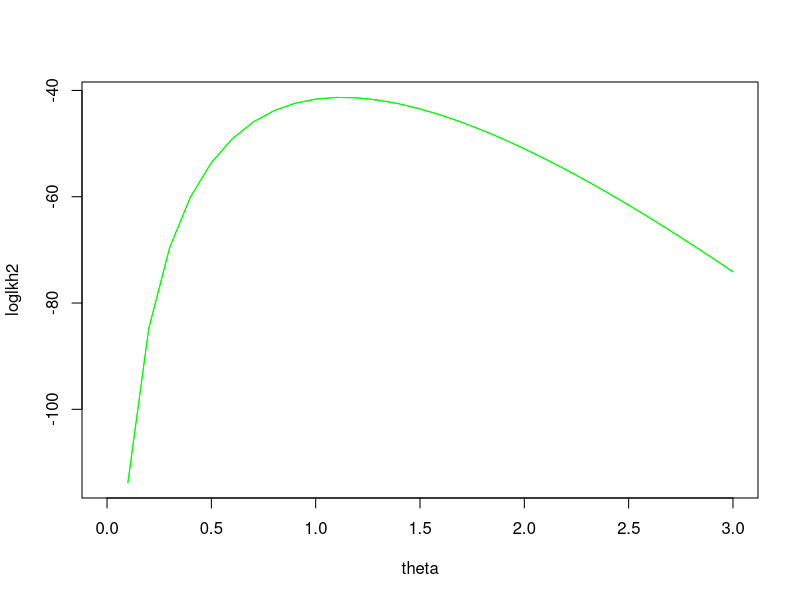

R code for this plot: (Note: this script raises an error after producing the figure.)
machine_data = read.csv2("machines.csv")

#Exercise 2.
loglkh = function(theta, nr_obs){
  if(nr_obs == dim(machine_data)[1]){
    len_machine = dim(machine_data)[1]
  }
  else
    len_machine = nr_obs
  
  machine_vec = as.numeric(unlist(machine_data)) #Convert machine_data to vector.
  samples = 10
  len = length(theta)
  prob = rep(1,len) #Create probability vector of 1's.
  for(i in theta){
    for(j in 1:len_machine){
      index = i / (1/samples)+1 #Convert to real indices.
      prob[index] = prob[index] + log(i*exp(-i*machine_vec[j])) #Sum of loglikelihood formula
    }
  }
  return (prob)
}

#Exercise 3
theta = seq(from = 0, to = 3, by = 0.1)
nr_obs = dim(machine_data)[1]
loglkh2 = loglkh(theta,nr_obs)
thetamax = theta[which(loglkh2==max(loglkh2))]

#Plot
theta<-theta
plot(theta,loglkh2,type="l",col="green")
lines(theta,loglkh2,col="green", xlab = theta)

par(new=TRUE) #Hold on in MATLAB.

nr_obs6 = 6
loglkh_6 = loglkh(theta, nr_obs6)
thetamax_6 = theta[which(loglkh_6==max(loglkh_6))]

#Plot
plot(x,loglkh_6,type="l",col="red")
lines(x,loglkh_6,col="red", xlab = theta)

#Exercise 4
loglkh_bayesian = function(theta, nr_obs){
  p = loglkh(theta,nr_obs)
  len = length(theta)
  prob_bay = rep(0,len) #Create probability vector of 0's.
  j = 1;
  for(i in theta){
    prior = 10*exp(-10*i)
    prob_bay[j] = prob_bay[j] + p[j] + log(prior)
    j = j+1
  }
  return (prob_bay)
}

par(new = TRUE)
loglkh_bay <- loglkh_bayesian(theta,nr_obs)
plot(x,loglkh_bay,type="l",col="black")
lines(x,loglkh_bay,col="black")
thetamax_bay = theta[which(loglkh_bay==max(loglkh_bay))]

#Exercise 5
observation_exp = rexp(50, thetamax)
hist(observation_exp,main = "Histogram of Exponential Distribution")
hist(machine_data$Length, main = "Histogram of original data")

